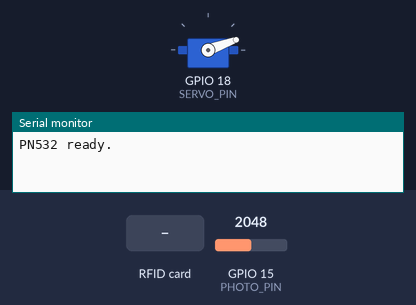
Recording of a sketch running on a simulated ESP32. Parts: servo, the last lines printed to the serial monitor. The inputs (shaded band) are chosen by the test bench; at power-on: GPIO 15 (PHOTO_PIN) = 2048 (analog values on the 0–4095 scale).

Above: at 1.2 s.
1.3 s: RFID card DE AD BE EF held to the reader
At 2.5 s:
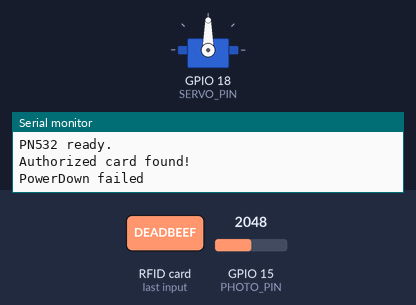
Timing chart, 0 to 4.3 s (numbered marks = the images above; inputs shaded):
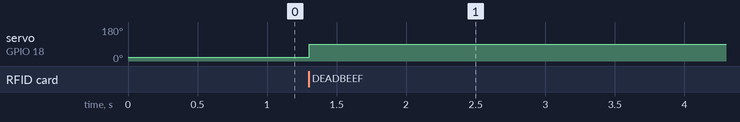

Measured:
- after the input at 1.3 s, servo on GPIO 18 (SERVO_PIN): 20° → 90° at once

The sketch:

program.ino
```cpp
#include <Wire.h>
#include <Adafruit_PN532.h>
#include <ESP32Servo.h>

// PIN DEFINITIONS
#define SDA_PIN 21  // pins for the pn532
#define SCL_PIN 22

#define PHOTO_PIN 15      // photoresistor analog input
#define SERVO_PIN 18      // servo control input

// CONSTANTS
const int POLL_EVERY = 2500;  // how often to poll the pn532
// lower = less energy but longer response time

Adafruit_PN532 nfc(SDA_PIN, SCL_PIN);

Servo lockServo;
const int SERVO_LOCKED = 20;     // adjust
const int SERVO_UNLOCKED = 90;  // adjust

const unsigned long DRAWER_CLOSE_TIME = 10000; // 10 seconds of dark before it closes

const int LIGHT_THRESHOLD = 1800;  // adjust too
// Above this = drawer open
// Below this = drawer closed

// AUTHORIZED UID
// Replace with your card UID
uint8_t allowedUID[] = {0xDE, 0xAD, 0xBE, 0xEF};
const uint8_t allowedUIDLength = 4;

// VARIABLES
bool drawerOpen = false;
unsigned long lightLowStart = 0;
bool lightTiming = false;


void setup() {
  Serial.begin(115200);

  // I2C
  Wire.begin(SDA_PIN, SCL_PIN);

  // Servo
  lockServo.attach(SERVO_PIN);
  lock();

  // NFC init
  nfc.begin();
  uint32_t versiondata = nfc.getFirmwareVersion();
  if (!versiondata) {
    Serial.println("PN532 not found");
    while (1) delay(1000);
  }

  nfc.setPassiveActivationRetries(0x00);  // try only once to read the card
  nfc.SAMConfig(); // configure to read rfid tags
  Serial.println("PN532 ready.");

  analogReadResolution(12);
}

void loop() {
  if (!drawerOpen) {
    wakePN532();
    checkNFC();
    sleepPN532();
    delay(POLL_EVERY);  // slow polling to reduce power
  } else {
    waitForDrawerClose();
  }
}

/* ================= FUNCTIONS ================= */

void sleepPN532() {
  // PN532 power‑down command
  uint8_t cmd[] = {0x16, 0x01};
  if (nfc.sendCommandCheckAck(cmd, sizeof(cmd))) {
    Serial.println("PN532 powered down");
  } else {
    Serial.println("PowerDown failed");
  }
}

void wakePN532() {
  // simple wake by re‑begin
  nfc.begin();
  delay(10);
  nfc.SAMConfig();
}

void checkNFC() {
  uint8_t uid[7];
  uint8_t uidLength;

  if (nfc.readPassiveTargetID(PN532_MIFARE_ISO14443A, uid, &uidLength)) {
    if (isAuthorized(uid, uidLength)) {
      Serial.println("Authorized card found!");
      unlock();
    } else {
      Serial.println("Unauthorized card.");
    }
  }
}

bool isAuthorized(uint8_t *uid, uint8_t uidLength) {
  if (uidLength != allowedUIDLength) return false;

  for (uint8_t i = 0; i < uidLength; i++) {
    if (uid[i] != allowedUID[i]) return false;
  }
  return true;
}

void waitForDrawerClose() {
  int lightValue = analogRead(PHOTO_PIN);

  if (lightValue < LIGHT_THRESHOLD) {
    if (!lightTiming) {
      lightTiming = true;
      lightLowStart = millis();
    }

    if (millis() - lightLowStart >= DRAWER_CLOSE_TIME) {
      Serial.println("Drawer confirmed closed. Locking.");
      lock();
      lightTiming = false;
    }
  } else {
    lightTiming = false;  // light came back, reset timer
  }

  delay(250);
}

void unlock() {
  lockServo.write(SERVO_UNLOCKED);
  drawerOpen = true;
}

void lock() {
  lockServo.write(SERVO_LOCKED);
  drawerOpen = false;
}
```
